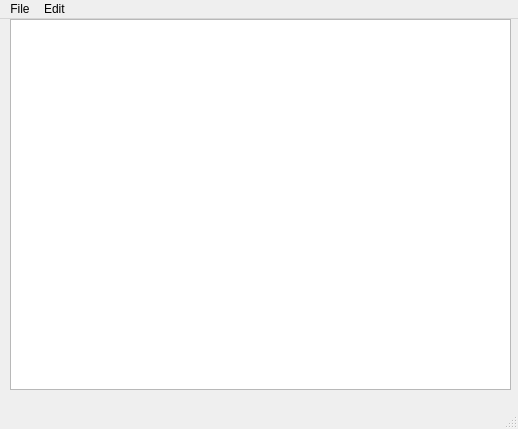
<?xml version="1.0" encoding="UTF-8"?>
<ui version="4.0">
 <class>MainWindow</class>
 <widget class="QMainWindow" name="MainWindow">
  <property name="geometry">
   <rect>
    <x>0</x>
    <y>0</y>
    <width>518</width>
    <height>429</height>
   </rect>
  </property>
  <property name="windowTitle">
   <string>MainWindow</string>
  </property>
  <widget class="QWidget" name="centralwidget">
   <widget class="QWidget" name="verticalLayoutWidget">
    <property name="geometry">
     <rect>
      <x>10</x>
      <y>0</y>
      <width>501</width>
      <height>371</height>
     </rect>
    </property>
    <layout class="QVBoxLayout" name="verticalLayout">
     <item>
      <widget class="QTextEdit" name="textEdit"/>
     </item>
    </layout>
   </widget>
  </widget>
  <widget class="QMenuBar" name="menubar">
   <property name="geometry">
    <rect>
     <x>0</x>
     <y>0</y>
     <width>518</width>
     <height>22</height>
    </rect>
   </property>
   <widget class="QMenu" name="menufile">
    <property name="title">
     <string>File</string>
    </property>
    <addaction name="actionNew"/>
    <addaction name="actionOpen"/>
    <addaction name="actionSave_as"/>
    <addaction name="actionPrint"/>
    <addaction name="actionExit"/>
   </widget>
   <widget class="QMenu" name="menuEdit">
    <property name="title">
     <string>Edit </string>
    </property>
    <addaction name="actionCopy"/>
    <addaction name="actionPaste"/>
    <addaction name="actionCut"/>
    <addaction name="actionUndo"/>
    <addaction name="actionRedo"/>
   </widget>
   <addaction name="menufile"/>
   <addaction name="menuEdit"/>
  </widget>
  <widget class="QStatusBar" name="statusbar"/>
  <action name="actionNew">
   <property name="icon">
    <iconset resource="Resources.qrc">
     <normaloff>:/images/Images/New.bmp</normaloff>:/images/Images/New.bmp</iconset>
   </property>
   <property name="text">
    <string>New</string>
   </property>
  </action>
  <action name="actionOpen">
   <property name="icon">
    <iconset resource="Resources.qrc">
     <normaloff>:/images/Images/Open.bmp</normaloff>:/images/Images/Open.bmp</iconset>
   </property>
   <property name="text">
    <string>Open</string>
   </property>
  </action>
  <action name="actionSave_as">
   <property name="icon">
    <iconset>
     <normalon>:/images/Images/Save.bmp</normalon>
    </iconset>
   </property>
   <property name="text">
    <string>Save as</string>
   </property>
  </action>
  <action name="actionPrint">
   <property name="text">
    <string>Print</string>
   </property>
  </action>
  <action name="actionExit">
   <property name="text">
    <string>Exit</string>
   </property>
  </action>
  <action name="actionCopy">
   <property name="text">
    <string>Copy</string>
   </property>
  </action>
  <action name="actionPaste">
   <property name="text">
    <string>Paste</string>
   </property>
  </action>
  <action name="actionCut">
   <property name="text">
    <string>Cut</string>
   </property>
  </action>
  <action name="actionUndo">
   <property name="text">
    <string>Undo</string>
   </property>
  </action>
  <action name="actionRedo">
   <property name="text">
    <string>Redo</string>
   </property>
  </action>
 </widget>
 <resources>
  <include location="Resources.qrc"/>
 </resources>
 <connections/>
</ui>
